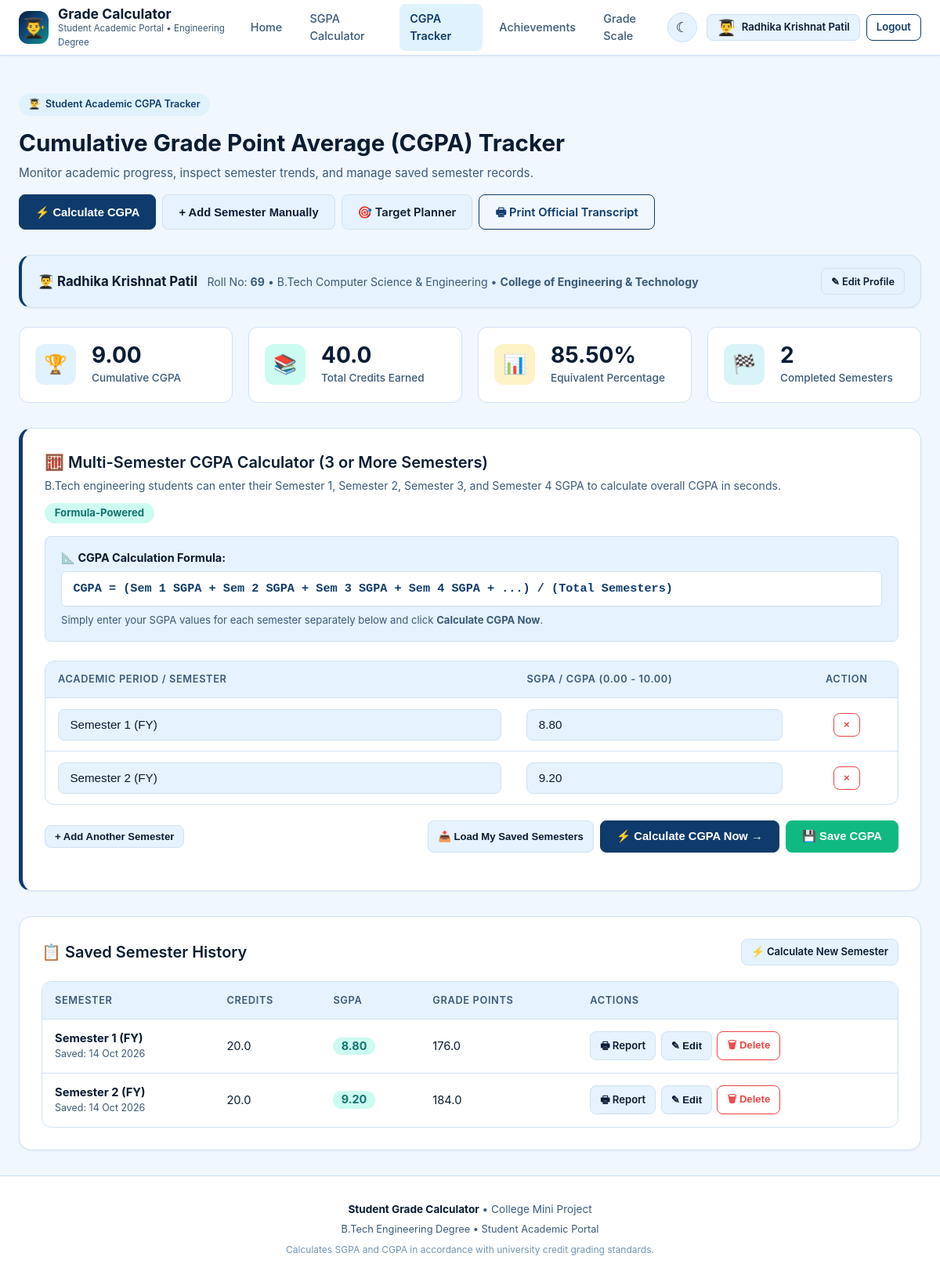
The app's page /tracker (signed in) with its own data.
### cgpa-calculator/backend/app.py (models this page shows, shortened)
class StudentProfile(db.Model):
    __tablename__ = "student_profiles"
    id = db.Column(db.Integer, primary_key=True)
    user_id = db.Column(db.Integer, db.ForeignKey("users.id"), nullable=False, unique=True)
    name = db.Column(db.String(120), default="Student")
    roll_no = db.Column(db.String(40), default="DS-201")
    prn = db.Column(db.String(40), default="202401234567")
    branch = db.Column(db.String(150), default="B.Tech Computer Science & Engineering")
    year = db.Column(db.String(80), default="Second Year (SY)")
    college = db.Column(db.String(200), default="Engineering Institute")
    updated_at = db.Column(db.DateTime, default=datetime.utcnow, onupdate=datetime.utcnow)

class Semester(db.Model):
    __tablename__ = "semesters"
    id = db.Column(db.Integer, primary_key=True)
    user_id = db.Column(db.Integer, db.ForeignKey("users.id"), nullable=False)
    semester_no = db.Column(db.Integer, nullable=False)
    semester_name = db.Column(db.String(80), default="")
    credits = db.Column(db.Float, nullable=False)
    sgpa = db.Column(db.Float, nullable=False)
    grade_points = db.Column(db.Float, nullable=False)
    subjects_json = db.Column(db.Text, nullable=True)  # JSON-encoded list of subjects
    created_at = db.Column(db.DateTime, default=datetime.utcnow)

### cgpa-calculator/backend/app.py (the view)
@app.route("/tracker")
def tracker_view():
    user = get_current_user()
    semesters = []
    cgpa_data = {"cgpa": 0.0, "total_credits": 0.0, "total_points": 0.0, "semester_count": 0}
    percentage = 0.0
    if user:
        semesters = Semester.query.filter_by(user_id=user.id).order_by(Semester.semester_no).all()
        sem_list = [{"credits": s.credits, "sgpa": s.sgpa, "semester_no": s.semester_no} for s in semesters]
        cgpa_data = calculate_cgpa(sem_list)
        if cgpa_data["cgpa"] > 0:
            percentage = calculate_percentage(cgpa_data["cgpa"], 9.5)
    return render_template(
        "tracker.html",
        active_page="tracker",
        semesters=semesters,
        cgpa_data=cgpa_data,
        percentage=percentage
    )

### cgpa-calculator/frontend/templates/tracker.html (shortened to what this page needs)
{% extends "base.html" %}
{% block content %}
<div class="page-header">
  <div class="college-tag">
    <span>👨‍🎓</span> Student Academic CGPA Tracker
  </div>
  <div style="display: flex; justify-content: space-between; align-items: flex-end; flex-wrap: wrap; gap: 1rem;">
    <div>
      <h2>Cumulative Grade Point Average (CGPA) Tracker</h2>
      <p>
        Monitor academic progress, inspect semester trends, and manage saved semester records.
      </p>
    </div>
    <div style="display: flex; gap: 0.5rem; flex-wrap: wrap;">
      <button type="button" class="btn btn-primary" onclick="scrollToCgpaCalculator()">
        &#9889; Calculate CGPA
      </button>
      <button type="button" class="btn btn-secondary" onclick="openAddModal()">
        + Add Semester Manually
      </button>
      <a href="{{ url_for('target_view') }}" class="btn btn-secondary" title="Plan Remaining Semesters">
        &#127919; Target Planner
      </a>
      <a href="{{ url_for('transcript_report') }}" class="btn btn-outline" target="_blank">
        &#128438; Print Official Transcript
      </a>
    </div>
  </div>
</div>
{% if current_user and current_profile %}
<div class="card" style="margin-bottom: 1.5rem; padding: 1rem 1.25rem; background: var(--bg-secondary); border-left: 4px solid var(--primary);">
  <div style="display: flex; justify-content: space-between; align-items: center; flex-wrap: wrap; gap: 0.75rem;">
    <div>
      <strong style="color: var(--text-main); font-size: 1.05rem;">👨‍🎓 {{ current_profile.name }}</strong>
      <span style="color: var(--text-muted); font-size: 0.88rem; margin-left: 0.5rem;">
        Roll No: <strong>{{ current_profile.roll_no or 'N/A' }}</strong> &bull;
        {{ current_profile.branch }} &bull;
        <strong>{{ current_profile.college or 'College of Engineering & Technology' }}</strong>
      </span>
    </div>
    <a href="{{ url_for('student_info_view') }}" class="btn btn-secondary btn-sm" style="font-size: 0.8rem;">
      &#9998; Edit Profile
    </a>
  </div>
</div>
{% endif %}
<div class="grid-4" style="margin-bottom: 2rem;">
  <div class="metric-card" id="cumulativeCgpaCard" style="transition: all 0.35s ease;">
    <div class="metric-icon indigo">&#127942;</div>
    <div>
      <div style="display: flex; align-items: baseline; gap: 0.5rem; flex-wrap: wrap;">
        <div class="metric-value" id="trackerCgpaDisplay">
          {{ "%.2f"|format(cgpa_data.cgpa) }}
        </div>
      </div>
      <div class="metric-label">Cumulative CGPA</div>
    </div>
  </div>
  <div class="metric-card">
    <div class="metric-icon green">&#128218;</div>
    <div>
      <div class="metric-value" id="trackerCreditsDisplay">
        {{ "%.1f"|format(cgpa_data.total_credits) }}
      </div>
      <div class="metric-label">Total Credits Earned</div>
    </div>
  </div>
  <div class="metric-card">
    <div class="metric-icon amber">&#128202;</div>
    <div>
      <div class="metric-value" id="trackerPctDisplay">
        {% if percentage > 0 %}{{ "%.2f"|format(percentage) }}%{% else %}0.0%{% endif %}
      </div>
      <div class="metric-label">Equivalent Percentage</div>
    </div>
  </div>
  <div class="metric-card">
    <div class="metric-icon cyan">&#127937;</div>
    <div>
      <div class="metric-value" id="trackerCountDisplay">
        {{ semesters|length }}
      </div>
      <div class="metric-label">Completed Semesters</div>
    </div>
  </div>
</div>
<div class="card" id="cgpaCalculatorSection" style="margin-bottom: 2rem; border-left: 5px solid var(--primary);">
  <div style="display: flex; justify-content: space-between; align-items: center; margin-bottom: 1rem; flex-wrap: wrap; gap: 0.75rem;">
    <div>
      <h3 class="card-title" style="margin-bottom: 0.25rem;">
        <span>&#129518; Multi-Semester CGPA Calculator (3 or More Semesters)</span>
      </h3>
      <p style="font-size: 0.88rem; color: var(--text-muted); margin-bottom: 0;">
        B.Tech engineering students can enter their Semester 1, Semester 2, Semester 3, and Semester 4 SGPA to calculate overall CGPA in seconds.
      </p>
    </div>
    <span class="badge badge-A-plus" style="font-size: 0.82rem; padding: 0.4rem 0.8rem;">
      Formula-Powered
    </span>
  </div>
  <div style="background: var(--bg-secondary); border-radius: var(--radius-sm); padding: 1rem 1.25rem; margin-bottom: 1.5rem; border: 1px solid var(--border-color);">
    <strong style="color: var(--text-main); font-size: 0.9rem; display: block; margin-bottom: 0.4rem;">
      &#128208; CGPA Calculation Formula:
    </strong>
    <code style="display: block; padding: 0.65rem 0.9rem; background: var(--bg-card); border-radius: 6px; border: 1px solid var(--border-color); color: var(--primary); font-weight: 700; font-size: 0.95rem; margin-bottom: 0.5rem;">
      CGPA = (Sem 1 SGPA + Sem 2 SGPA + Sem 3 SGPA + Sem 4 SGPA + ...) / (Total Semesters)
    </code>
    <p style="font-size: 0.82rem; color: var(--text-muted); margin-bottom: 0;">
      Simply enter your SGPA values for each semester separately below and click <strong>Calculate CGPA Now</strong>.
    </p>
  </div>
  <div class="table-responsive" style="margin-bottom: 1.25rem;">
    <table class="table" id="cgpaCalcTable">
      <thead>
        <tr>
          <th style="width: 55%;">Academic Period / Semester</th>
          <th style="width: 33%;">SGPA / CGPA (0.00 - 10.00)</th>
          <th style="width: 12%; text-align: center;">Action</th>
        </tr>
      </thead>
      <tbody id="cgpaCalcBody">
        {% if semesters and semesters|length > 0 %}
          {% for sem in semesters %}
          <tr class="cgpa-calc-row">
            <td>
              <input type="text" class="form-control cgpa-sem-name" placeholder="e.g. Semester {{ sem.semester_no }}" value="{{ sem.semester_name or 'Semester ' ~ sem.semester_no }}" required>
            </td>
            <td>
              <input type="text" inputmode="decimal" class="form-control cgpa-sem-sgpa" placeholder="e.g. 8.50" value="{{ '%.2f'|format(sem.sgpa) }}" required>
            </td>
            <td style="text-align: center;">
              <button type="button" class="btn btn-danger-outline btn-sm" onclick="removeCgpaCalcRow(this)" title="Remove">&times;</button>
            </td>
          </tr>
          {% endfor %}
        {% endif %}
      </tbody>
    </table>
  </div>
  <div style="display: flex; justify-content: space-between; align-items: center; flex-wrap: wrap; gap: 0.75rem; margin-bottom: 1.25rem;">
    <button type="button" class="btn btn-secondary btn-sm" onclick="addCgpaCalcRow()">
      + Add Another Semester
    </button>
    <div style="display: flex; gap: 0.5rem; flex-wrap: wrap;">
      {% if semesters %}
      <button type="button" class="btn btn-secondary btn-sm" onclick="loadSavedSemestersIntoCalculator()">
        &#128229; Load My Saved Semesters
      </button>
      {% endif %}
      <button type="button" class="btn btn-primary" onclick="calculateMultiSemesterCgpa()">
        &#9889; Calculate CGPA Now &rarr;
      </button>
      <button type="button" class="btn btn-success" id="saveCgpaBtn" onclick="saveCalculatedCgpa()" style="background-color: #10b981; border-color: #10b981; color: white;">
        &#128190; Save CGPA
      </button>
    </div>
  </div>
</div>
<div class="card">
  <div style="display: flex; justify-content: space-between; align-items: center; margin-bottom: 1.25rem;">
    <h3 class="card-title" style="margin-bottom: 0;">
      <span>&#128203; Saved Semester History</span>
    </h3>
    <div style="display: flex; gap: 0.5rem;">
      <a href="{{ url_for('calculator_view') }}" class="btn btn-secondary btn-sm">
        &#9889; Calculate New Semester
      </a>
    </div>
  </div>
  <div id="trackerTableContainer" class="table-responsive" style="{% if not semesters %}display: none;{% endif %}">
    <table class="table" id="semestersTable">
      <thead>
        <tr>
          <th>Semester</th>
          <th>Credits</th>
          <th>SGPA</th>
          <th>Grade Points</th>
          <th>Actions</th>
        </tr>
      </thead>
      <tbody id="semestersTableBody">
        {% for sem in semesters %}
        <tr data-sem-id="{{ sem.id }}">
          <td>
            <strong>{{ sem.semester_name }}</strong>
            <span style="display: block; font-size: 0.78rem; color: var(--text-muted);">
              Saved: {{ sem.created_at.strftime('%d %b %Y') }}
            </span>
          </td>
          <td>{{ "%.1f"|format(sem.credits) }}</td>
          <td>
            <span class="badge badge-A-plus" style="font-size: 0.9rem;">
              {{ "%.2f"|format(sem.sgpa) }}
            </span>
          </td>
          <td>{{ "%.1f"|format(sem.grade_points) }}</td>
          <td>
            <div style="display: flex; gap: 0.4rem;">
              <a href="{{ url_for('semester_report', semester_id=sem.id) }}" class="btn btn-secondary btn-sm" title="View & Print Grade Sheet" target="_blank">
                &#128438; Report
              </a>
              <button type="button" class="btn btn-secondary btn-sm"
                data-id="{{ sem.id }}"
                data-sem-no="{{ sem.semester_no }}"
                data-sem-name="{{ sem.semester_name }}"
                data-credits="{{ sem.credits }}"
                data-sgpa="{{ sem.sgpa }}"
                onclick="openEditModalFromBtn(this)"
                title="Edit Semester">
                &#9998; Edit
              </button>
              <button type="button" class="btn btn-danger-outline btn-sm"
                data-id="{{ sem.id }}"
                data-sem-name="{{ sem.semester_name }}"
                onclick="confirmDeleteFromBtn(this)"
                title="Delete Semester">
                &#128465; Delete
              </button>
            </div>
          </td>
        </tr>
        {% endfor %}
      </tbody>
    </table>
  </div>
</div>
{% endblock %}

### cgpa-calculator/frontend/templates/base.html (shortened to what this page needs)
<!DOCTYPE html>
<html lang="en" data-theme="light">
<head>
  <link rel="stylesheet" href="{{ url_for('static', filename='css/style.css') }}">
</head>
<body>
  <nav class="navbar">
    <div class="nav-container">
      <div class="brand-wrapper">
        <div class="brand-logo-icon" title="Student Grade Portal" style="font-size: 1.55rem; line-height: 1; display: flex; align-items: center; justify-content: center;">👨‍🎓</div>
        <div class="brand-text">
          <a href="{{ url_for('index') }}" style="text-decoration: none;">
            <h1>Grade Calculator</h1>
            <span>Student Academic Portal &bull; Engineering Degree</span>
          </a>
        </div>
      </div>
      <ul class="nav-links" id="navLinks">
        <li>
          <a href="{{ url_for('index') }}" class="nav-link {% if active_page == 'index' %}active{% endif %}">
            Home
          </a>
        </li>
        <li>
          <a href="{{ url_for('calculator_view') }}" class="nav-link {% if active_page == 'calculator' %}active{% endif %}">
            SGPA Calculator
          </a>
        </li>
        <li>
          <a href="{{ url_for('tracker_view') }}" class="nav-link {% if active_page == 'tracker' %}active{% endif %}">
            CGPA Tracker
          </a>
        </li>
        <li>
          <a href="{{ url_for('achievements_view') }}" class="nav-link {% if active_page == 'achievements' %}active{% endif %}">
            Achievements
          </a>
        </li>
        <li>
          <a href="{{ url_for('grade_scale_view') }}" class="nav-link {% if active_page == 'grade_scale' %}active{% endif %}">
            Grade Scale
          </a>
        </li>
      </ul>
      <div class="nav-actions">
        <button class="theme-toggle-btn" id="themeToggleBtn" title="Toggle Dark/Light Mode" aria-label="Toggle dark mode">
          <span id="themeIcon">&#9790;</span>
        </button>
        {% if current_user %}
          <div style="display: flex; align-items: center; gap: 0.5rem;">
            <a href="{{ url_for('student_info_view') }}" class="btn btn-secondary btn-sm {% if active_page == 'student_info' %}active{% endif %}" title="View Student Profile" style="display: inline-flex; align-items: center; gap: 0.45rem; font-weight: 600;">
              <span style="font-size: 1.25rem; line-height: 1;">👨‍🎓</span>
              <span class="user-display-name">{{ current_profile.name if current_profile and current_profile.name else current_user.username }}</span>
            </a>
            <a href="{{ url_for('logout_view') }}" class="btn btn-outline btn-sm" title="Logout">
              Logout
            </a>
          </div>
        {% else %}
          <a href="{{ url_for('login_view') }}" class="btn btn-primary btn-sm" style="display: inline-flex; align-items: center; gap: 0.45rem; font-weight: 600;">
            <span style="font-size: 1.2rem; line-height: 1;">👨‍🎓</span>
            <span>Sign In</span>
          </a>
        {% endif %}
      </div>
    </div>
  </nav>
  <div class="main-content" style="padding-top: 1rem; padding-bottom: 0;">
  </div>
  <main class="main-content">
    {% block content %}{% endblock %}
  </main>
  <footer class="footer">
    <div class="footer-content">
      <p>
        <strong>Student Grade Calculator</strong> &bull; College Mini Project
      </p>
      <p style="margin-top: 0.35rem; font-size: 0.8rem;">
        B.Tech Engineering Degree &bull; Student Academic Portal
      </p>
      <p style="margin-top: 0.5rem; font-size: 0.75rem; color: var(--text-subtle);">
        Calculates SGPA and CGPA in accordance with university credit grading standards.
      </p>
    </div>
  </footer>
</body>
</html>

### records on screen
StudentProfile: name "Radhika Krishnat Patil", roll_no "69", branch "B.Tech Computer Science & Engineering", college "College of Engineering & Technology"
Semester: semester_name "Semester 1 (FY)", sgpa "8.80", created_at "14 Oct 2026", credits "20.0", grade_points "176.0"
Semester: semester_name "Semester 2 (FY)", sgpa "9.20", created_at "14 Oct 2026", credits "20.0", grade_points "184.0"

### other values on screen
{{ "%.2f"|format(cgpa_data.cgpa) }} "9.00"
{{ "%.1f"|format(cgpa_data.total_credits) }} "40.0"
{{ "%.2f"|format(percentage) }} "85.50"
{{ semesters|length }} "2"
